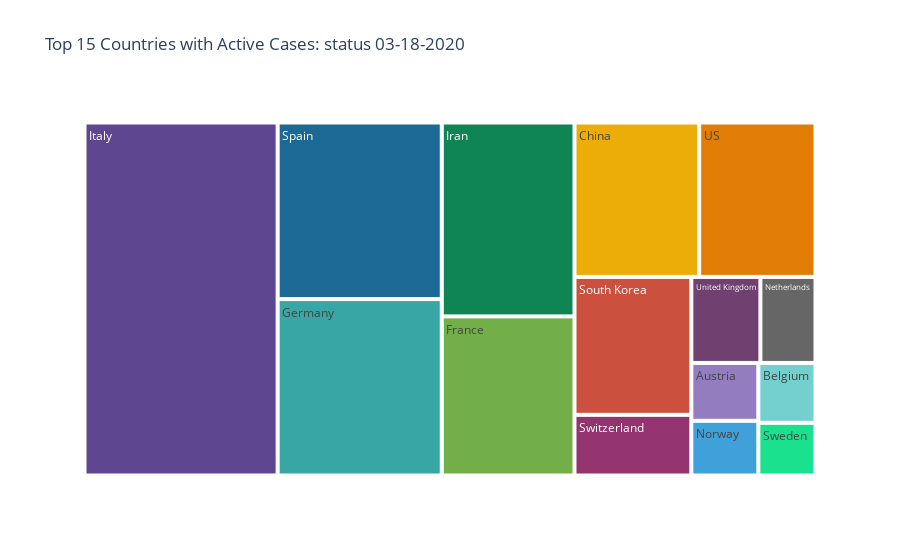

The notebook cell this image was saved under:
### Markdown cell above
The value of death rate can be interpreted from several perspective. 
<br>Italy has the hightest death rate and tests are done massively. 
<br>Most of the fatalities have been elderly people. 
<br>Italy is the second country in the world after Japan with the oldest population.
<br>In contrast UK has a higher death rate than France, South Korea, US and Switzerlad but this value is difficult to compare as in the UK testing has been limited only to people going to hospital and showing symptons. The UK goverment estimates that there might be up to 5k active cases at the omrnt.
<br>In conclusion,

### Code cell
fig = px.treemap(top_fifteen,
                 path=['Country/Region'],
                 values=top_fifteen['Active'],
                 title='Top 15 Countries with Active Cases: status {}'.format(yesterday),
                 hover_data=['Confirmed', 'Active', 'Recovered','Deaths','Death rate [%]'],
                 color_discrete_sequence=px.colors.qualitative.Prism)
fig.show()

### Figure 1 — Plotly figure (JSON) as saved in the notebook; plotly's stock layout.template omitted (floating-point values rounded to 4 significant figures)
{"data": [{"branchvalues": "total", "customdata": [[1646, 1633, 9, 4, 0.24], [1486, 1441, 31, 14, 0.94], [81102, 8106, 69755, 3241, 4], [9052, 8892, 12, 148, 1.63], [12327, 12194, 105, 28, 0.23], [17361, 10837, 5389, 1135, 6.54], [35713, 28710, 4025, 2978, 8.34], [2056, 1996, 2, 58, 2.82], [1550, 1543, 1, 6, 0.39], [8413, 6789, 1540, 84, 1], [13910, 12206, 1081, 623, 4.48], [1279, 1268, 1, 10, 0.78], [3028, 2985, 15, 28, 0.92], [7786, 7562, 106, 118, 1.52], [2642, 2503, 67, 72, 2.73]], "domain": {"x": [0, 1], "y": [0, 1]}, "hoverlabel": {"namelength": 0}, "hovertemplate": "Confirmed=%{customdata[0]}<br>Active=%{value}<br>Recovered=%{customdata[2]}<br>Deaths=%{customdata[3]}<br>Death rate [%]=%{customdata[4]}<br>labels=%{label}<br>parent=%{parent}<br>id=%{id}", "ids": ["Austria", "Belgium", "China", "France", "Germany", "Iran", "Italy", "Netherlands", "Norway", "South Korea", "Spain", "Sweden", "Switzerland", "US", "United Kingdom"], "labels": ["Austria", "Belgium", "China", "France", "Germany", "Iran", "Italy", "Netherlands", "Norway", "South Korea", "Spain", "Sweden", "Switzerland", "US", "United Kingdom"], "name": "", "parents": ["", "", "", "", "", "", "", "", "", "", "", "", "", "", ""], "type": "treemap", "values": [1633, 1441, 8106, 8892, 12194, 10837, 28710, 1996, 1543, 6789, 12206, 1268, 2985, 7562, 2503]}], "layout": {"legend": {"tracegroupgap": 0}, "title": {"text": "Top 15 Countries with Active Cases: status 03-18-2020"}, "treemapcolorway": ["rgb(95, 70, 144)", "rgb(29, 105, 150)", "rgb(56, 166, 165)", "rgb(15, 133, 84)", "rgb(115, 175, 72)", "rgb(237, 173, 8)", "rgb(225, 124, 5)", "rgb(204, 80, 62)", "rgb(148, 52, 110)", "rgb(111, 64, 112)", "rgb(102, 102, 102)"]}}
